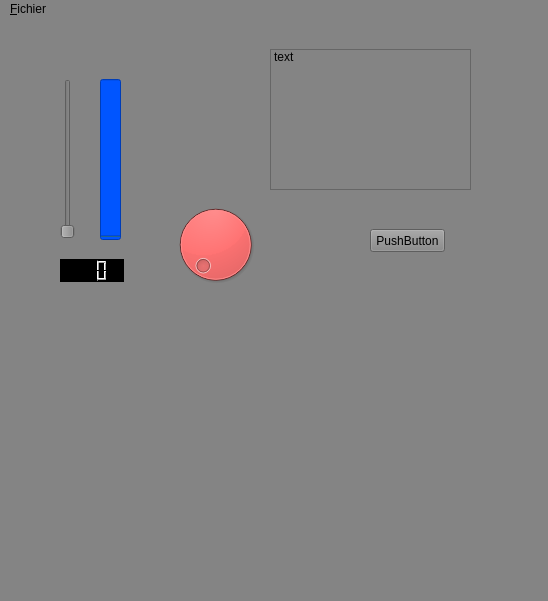
<?xml version="1.0" encoding="UTF-8"?>
<ui version="4.0">
 <class>C_CADRE</class>
 <widget class="QMainWindow" name="C_CADRE">
  <property name="geometry">
   <rect>
    <x>0</x>
    <y>0</y>
    <width>548</width>
    <height>601</height>
   </rect>
  </property>
  <property name="windowTitle">
   <string>Test01</string>
  </property>
  <property name="styleSheet">
   <string notr="true">
background-color: rgb(132, 132, 132);</string>
  </property>
  <widget class="QWidget" name="centralwidget">
   <widget class="QSlider" name="Le_Slider">
    <property name="geometry">
     <rect>
      <x>60</x>
      <y>60</y>
      <width>16</width>
      <height>160</height>
     </rect>
    </property>
    <property name="layoutDirection">
     <enum>Qt::LeftToRight</enum>
    </property>
    <property name="maximum">
     <number>100</number>
    </property>
    <property name="orientation">
     <enum>Qt::Vertical</enum>
    </property>
   </widget>
   <widget class="QProgressBar" name="progressBar">
    <property name="geometry">
     <rect>
      <x>100</x>
      <y>60</y>
      <width>21</width>
      <height>161</height>
     </rect>
    </property>
    <property name="autoFillBackground">
     <bool>false</bool>
    </property>
    <property name="styleSheet">
     <string notr="true">background-color: rgb(0, 85, 255);</string>
    </property>
    <property name="value">
     <number>0</number>
    </property>
    <property name="alignment">
     <set>Qt::AlignLeading|Qt::AlignLeft|Qt::AlignVCenter</set>
    </property>
    <property name="textVisible">
     <bool>true</bool>
    </property>
    <property name="orientation">
     <enum>Qt::Vertical</enum>
    </property>
    <property name="invertedAppearance">
     <bool>false</bool>
    </property>
    <property name="textDirection">
     <enum>QProgressBar::TopToBottom</enum>
    </property>
   </widget>
   <widget class="QLCDNumber" name="lcdNumber">
    <property name="geometry">
     <rect>
      <x>60</x>
      <y>240</y>
      <width>64</width>
      <height>23</height>
     </rect>
    </property>
    <property name="styleSheet">
     <string notr="true">background-color: rgb(0, 0, 0);
</string>
    </property>
    <property name="digitCount">
     <number>3</number>
    </property>
   </widget>
   <widget class="QDial" name="dial">
    <property name="geometry">
     <rect>
      <x>160</x>
      <y>180</y>
      <width>111</width>
      <height>91</height>
     </rect>
    </property>
    <property name="styleSheet">
     <string notr="true">background-color: rgb(255, 0, 0);</string>
    </property>
    <property name="maximum">
     <number>100</number>
    </property>
   </widget>
   <widget class="QListWidget" name="listWidget">
    <property name="geometry">
     <rect>
      <x>270</x>
      <y>30</y>
      <width>201</width>
      <height>141</height>
     </rect>
    </property>
    <item>
     <property name="text">
      <string>text</string>
     </property>
    </item>
   </widget>
   <widget class="QPushButton" name="pushButton">
    <property name="geometry">
     <rect>
      <x>370</x>
      <y>210</y>
      <width>75</width>
      <height>23</height>
     </rect>
    </property>
    <property name="text">
     <string>PushButton</string>
    </property>
   </widget>
   <widget class="QwtPlot" name="qwtPlot">
    <property name="geometry">
     <rect>
      <x>50</x>
      <y>320</y>
      <width>400</width>
      <height>200</height>
     </rect>
    </property>
   </widget>
  </widget>
  <widget class="QMenuBar" name="menubar">
   <property name="geometry">
    <rect>
     <x>0</x>
     <y>0</y>
     <width>548</width>
     <height>18</height>
    </rect>
   </property>
   <widget class="QMenu" name="menuFichier">
    <property name="title">
     <string>&amp;Fichier</string>
    </property>
    <addaction name="action_Test"/>
    <addaction name="separator"/>
    <addaction name="actionQuitter"/>
   </widget>
   <addaction name="menuFichier"/>
  </widget>
  <widget class="QStatusBar" name="statusbar"/>
  <action name="actionQuitter">
   <property name="text">
    <string>&amp;Quitter</string>
   </property>
  </action>
  <action name="action_Test">
   <property name="text">
    <string>&amp;Test</string>
   </property>
  </action>
 </widget>
 <customwidgets>
  <customwidget>
   <class>QwtPlot</class>
   <extends>QFrame</extends>
   <header>qwt_plot.h</header>
  </customwidget>
 </customwidgets>
 <resources/>
 <connections>
  <connection>
   <sender>actionQuitter</sender>
   <signal>triggered()</signal>
   <receiver>C_CADRE</receiver>
   <slot>close()</slot>
   <hints>
    <hint type="sourcelabel">
     <x>-1</x>
     <y>-1</y>
    </hint>
    <hint type="destinationlabel">
     <x>240</x>
     <y>181</y>
    </hint>
   </hints>
  </connection>
  <connection>
   <sender>Le_Slider</sender>
   <signal>valueChanged(int)</signal>
   <receiver>progressBar</receiver>
   <slot>setValue(int)</slot>
   <hints>
    <hint type="sourcelabel">
     <x>61</x>
     <y>126</y>
    </hint>
    <hint type="destinationlabel">
     <x>120</x>
     <y>85</y>
    </hint>
   </hints>
  </connection>
  <connection>
   <sender>Le_Slider</sender>
   <signal>valueChanged(int)</signal>
   <receiver>lcdNumber</receiver>
   <slot>display(int)</slot>
   <hints>
    <hint type="sourcelabel">
     <x>67</x>
     <y>168</y>
    </hint>
    <hint type="destinationlabel">
     <x>81</x>
     <y>275</y>
    </hint>
   </hints>
  </connection>
  <connection>
   <sender>dial</sender>
   <signal>valueChanged(int)</signal>
   <receiver>Le_Slider</receiver>
   <slot>setValue(int)</slot>
   <hints>
    <hint type="sourcelabel">
     <x>187</x>
     <y>241</y>
    </hint>
    <hint type="destinationlabel">
     <x>62</x>
     <y>149</y>
    </hint>
   </hints>
  </connection>
  <connection>
   <sender>dial</sender>
   <signal>valueChanged(int)</signal>
   <receiver>progressBar</receiver>
   <slot>setValue(int)</slot>
   <hints>
    <hint type="sourcelabel">
     <x>209</x>
     <y>219</y>
    </hint>
    <hint type="destinationlabel">
     <x>116</x>
     <y>118</y>
    </hint>
   </hints>
  </connection>
  <connection>
   <sender>dial</sender>
   <signal>valueChanged(int)</signal>
   <receiver>lcdNumber</receiver>
   <slot>display(int)</slot>
   <hints>
    <hint type="sourcelabel">
     <x>165</x>
     <y>272</y>
    </hint>
    <hint type="destinationlabel">
     <x>103</x>
     <y>271</y>
    </hint>
   </hints>
  </connection>
  <connection>
   <sender>Le_Slider</sender>
   <signal>valueChanged(int)</signal>
   <receiver>dial</receiver>
   <slot>setValue(int)</slot>
   <hints>
    <hint type="sourcelabel">
     <x>66</x>
     <y>95</y>
    </hint>
    <hint type="destinationlabel">
     <x>255</x>
     <y>207</y>
    </hint>
   </hints>
  </connection>
  <connection>
   <sender>pushButton</sender>
   <signal>clicked()</signal>
   <receiver>C_CADRE</receiver>
   <slot>Slot_Info()</slot>
   <hints>
    <hint type="sourcelabel">
     <x>407</x>
     <y>239</y>
    </hint>
    <hint type="destinationlabel">
     <x>240</x>
     <y>181</y>
    </hint>
   </hints>
  </connection>
 </connections>
 <slots>
  <slot>Slot_Info()</slot>
 </slots>
</ui>
